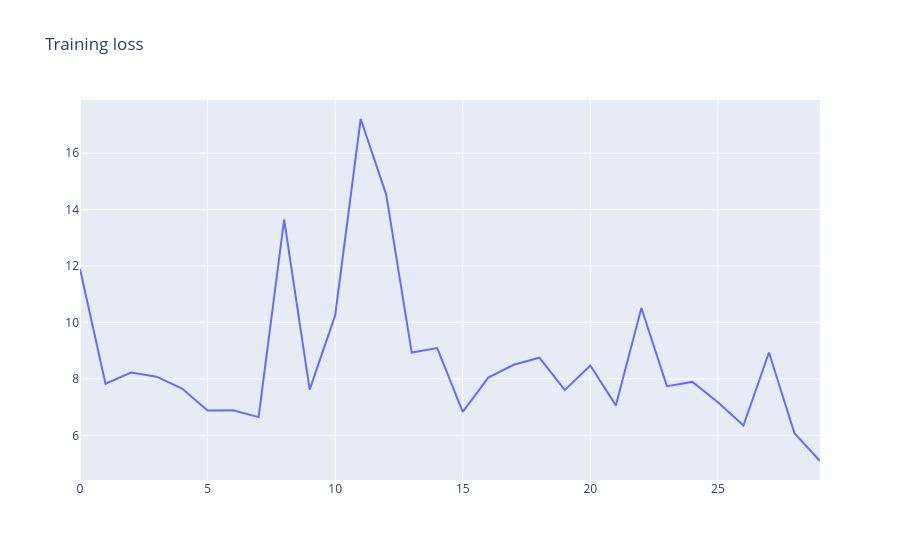

Notebook cell for this chart:
### Code cell
#gráfico de funión de pérdida acorde los epochs
hist = pd.DataFrame(history.history)
hist['epoch'] = history.epoch

plot_data = [
    go.Scatter(
        x=hist['epoch'],
        y=hist['loss'],
        name='loss'
    )
]

plot_layout = go.Layout(
        title='Training loss')
fig = go.Figure(data=plot_data, layout=plot_layout)
fig.show()

### Figure 1 — Plotly figure (JSON) as saved in the notebook; plotly's stock layout.template omitted (floating-point values rounded to 4 significant figures)
{"data": [{"name": "loss", "type": "scatter", "x": [0, 1, 2, 3, 4, 5, 6, 7, 8, 9, 10, 11, 12, 13, 14, 15, 16, 17, 18, 19, 20, 21, 22, 23, 24, 25, 26, 27, 28, 29], "y": [11.9, 7.828, 8.223, 8.08, 7.66, 6.885, 6.886, 6.646, 13.65, 7.623, 10.25, 17.21, 14.53, 8.934, 9.095, 6.83, 8.047, 8.5, 8.752, 7.609, 8.473, 7.061, 10.51, 7.742, 7.894, 7.174, 6.346, 8.937, 6.073, 5.091]}], "layout": {"title": {"text": "Training loss"}}}
